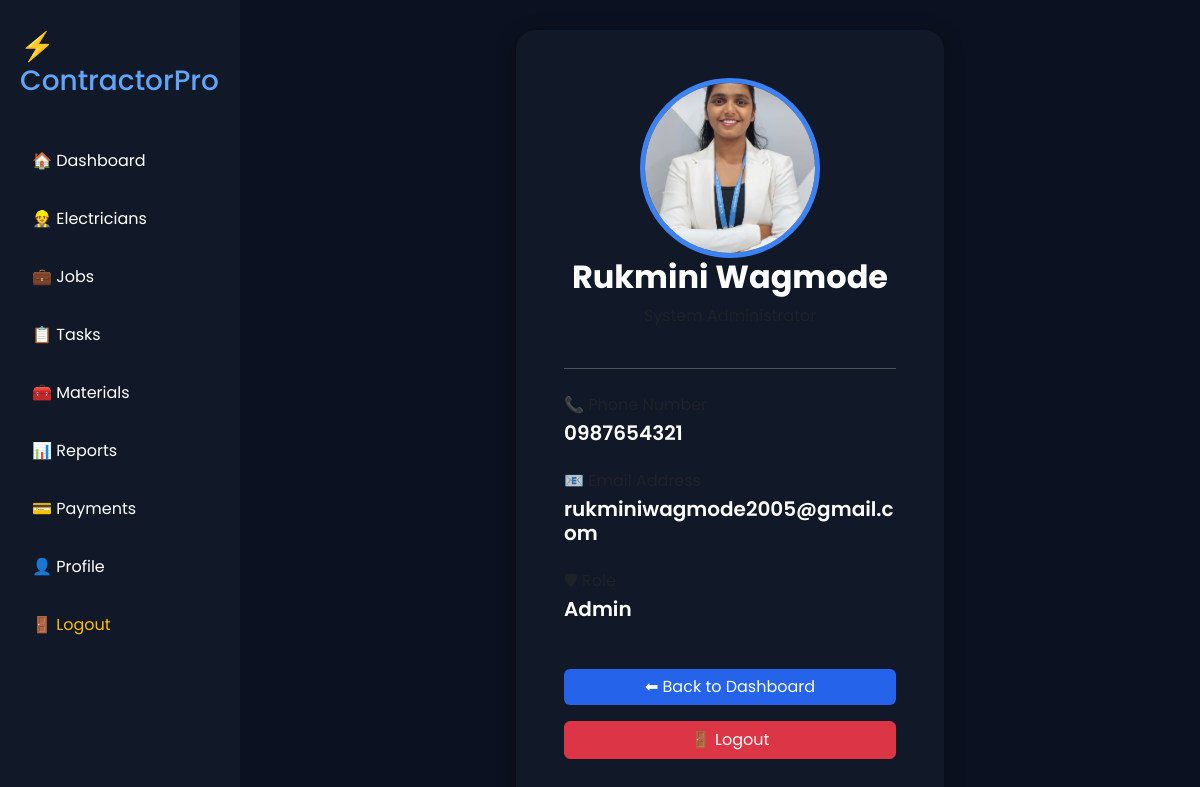
Page /profile (signed in) on the earlier database version.
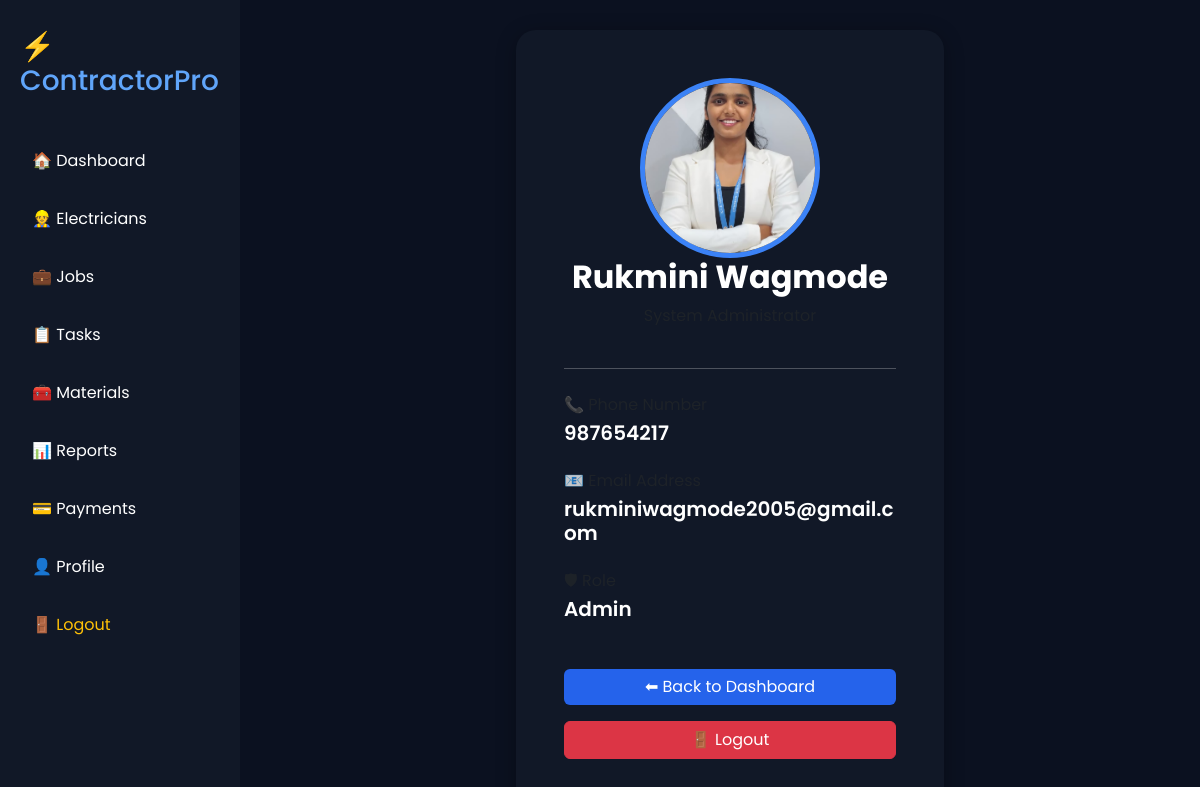
Same page on the later database version.
### tables this page shows
CREATE TABLE users (
        id INTEGER PRIMARY KEY AUTOINCREMENT,
        name TEXT,
        phone TEXT,
        email TEXT,
        role TEXT,
        password TEXT
    );

### app.py (the view)
@app.route('/profile')
def profile():
    if 'user' not in session:
        return redirect('/login.html')
    conn = sqlite3.connect('database.db')
    cursor = conn.cursor()
    cursor.execute("""
        SELECT *
        FROM users
        WHERE id=?
    """, (session['user_id'],))
    user = cursor.fetchone()
    conn.close()
    return render_template(
        'profile.html',
        user=user
    )

### templates/profile.html (shortened to what this page needs)
<!DOCTYPE html>
<html lang="en">
<head>
<link href="https://cdn.jsdelivr.net/npm/bootstrap@5.3.2/dist/css/bootstrap.min.css" rel="stylesheet">
<link rel="stylesheet" href="/static/css/style.css">
</head>
<body>
<div class="sidebar">
<h3>⚡ ContractorPro</h3>
<a href="/dashboard.html">🏠 Dashboard</a>
<a href="/electricians.html">👷 Electricians</a>
<a href="/jobs">💼 Jobs</a>
<a href="/tasks">📋 Tasks</a>
<a href="/materials">🧰 Materials</a>
<a href="/reports">📊 Reports</a>
<a href="/payments">💳 Payments</a>
<a href="/profile">👤 Profile</a>
<a href="/" class="text-warning">🚪 Logout</a>
</div>
<div class="main-content">
<div class="row justify-content-center">
<div class="col-lg-6">
<div class="card p-5 text-center">
<img
    src="/static/images/myphoto.jpeg"
    alt="Profile"
    width="180"
    height="180"
    style="
        border-radius:50%;
        object-fit:cover;
        border:5px solid #3b82f6;
        display:block;
        margin:auto;
    "
>
<h2 class="fw-bold mb-2">
{{ user[1] }}
</h2>
<p class="text-muted mb-4">
</p>
<hr class="mb-4">
<div class="text-start">
<div class="mb-4">
<label class="text-muted">
📞 Phone Number
</label>
<h5 class="fw-semibold mt-1">
{{ user[2] }}
</h5>
</div>
<div class="mb-4">
<label class="text-muted">
📧 Email Address
</label>
<h5 class="fw-semibold mt-1">
{{ user[3] }}
</h5>
</div>
<div class="mb-4">
<label class="text-muted">
</label>
<h5 class="fw-semibold mt-1">
{{ user[4] }}
</h5>
</div>
</div>
<div class="mt-4">
<a
    href="/dashboard.html"
    class="btn btn-primary w-100 mb-3"
>
⬅ Back to Dashboard
</a>
<a
    href="/"
    class="btn btn-danger w-100"
>
🚪 Logout
</a>
</div>
</div>
</div>
</div>
</div>
</body>
</html>

Differences in the rows shown:
changed users "Rukmini Wagmode": phone "0987654321" → "987654217"
